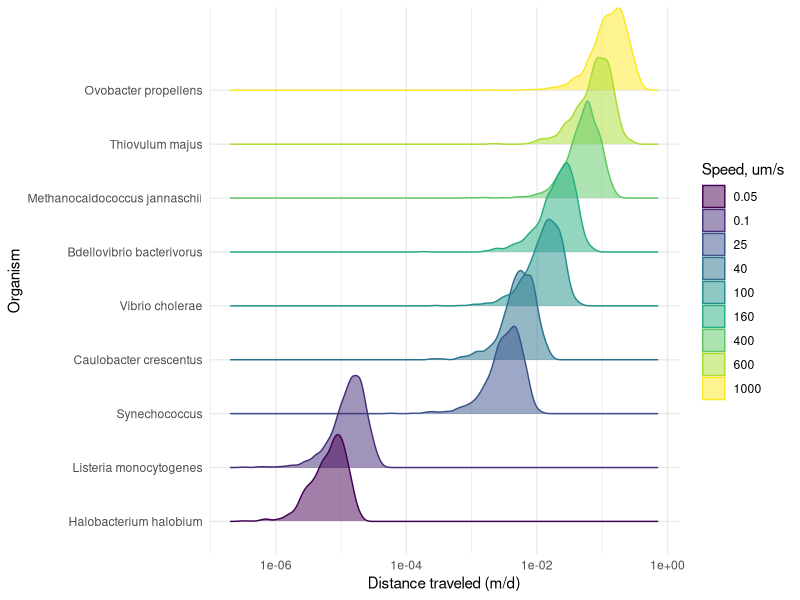
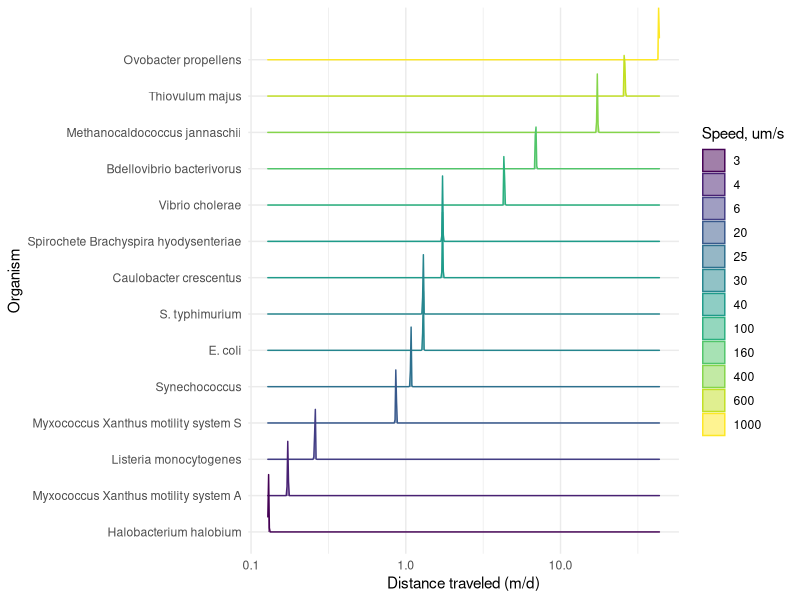
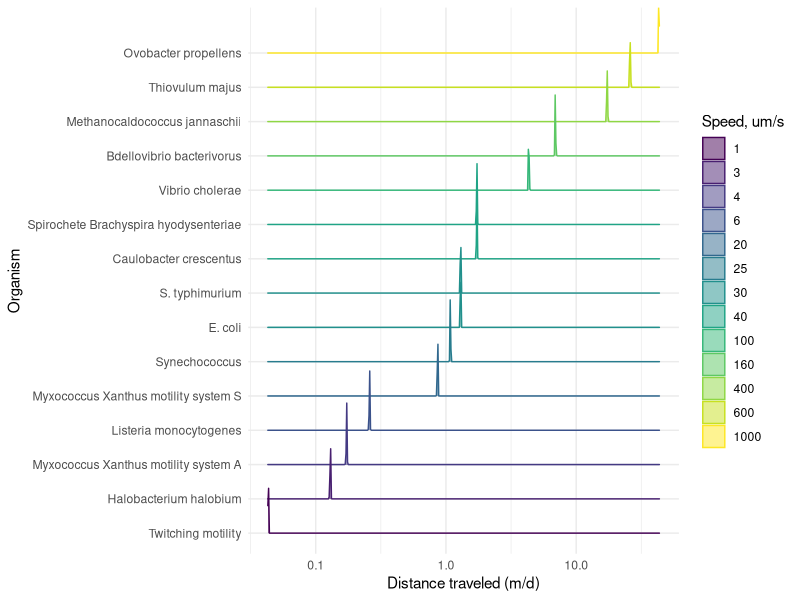
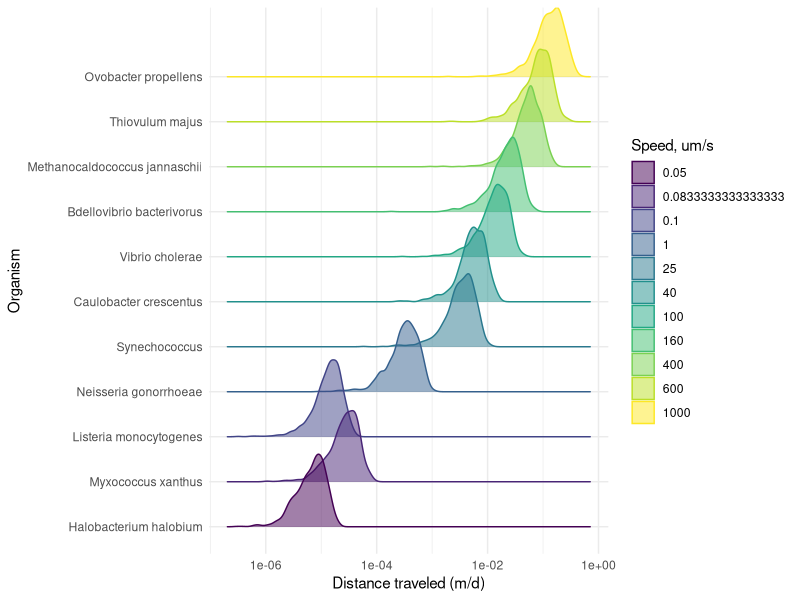

These charts were generated, in order, by the following R code:
library(tidyverse)
library(ggridges)


movements <- read_csv("./movement_rates.csv")

random_distributions <- read_csv(file = "random_movements.csv")
random_distributions_noback <- read_csv(file = "random_movements_noback.csv")
twitching_distributions <- read_csv(file = "twitching_movements.csv")
twitching_distributions_noback <- read_csv(file = "twitching_movements_noback.csv")

random_move_fig <- random_distributions %>% 
  filter(Organism %in% subset(movements, Domain == "Prokaryote")$Organism) %>% 
  mutate(dist_from_center = sqrt((x^2) + (y^2))) %>% 
  mutate(dist_from_center = dist_from_center*(10^-6)) %>% 
  arrange(Speed) %>% 
  mutate(Organism = factor(Organism, levels = unique(Organism), ordered = TRUE)) %>% 
  ggplot(aes(x = dist_from_center, color = as.factor(Speed), y = Organism, fill = as.factor(Speed))) + 
  geom_density_ridges(alpha = 0.5) +
  #facet_wrap(~Organism, scales = "free_y")+
  scale_x_log10() +
  theme_minimal() +
  labs(color = "Speed, um/s", fill = "Speed, um/s",
       x = "Distance traveled (m/d)") +
  scale_color_viridis_d() + 
  scale_fill_viridis_d()
random_move_fig


random_twitching_fig <- random_distributions %>% 
  filter(Organism %in% subset(movements, Domain == "Prokaryote")$Organism) %>% 
  bind_rows(twitching_distributions) %>% 
  mutate(dist_from_center = sqrt((x^2) + (y^2))) %>% 
  mutate(dist_from_center = dist_from_center*(10^-6)) %>% 
  arrange(Speed) %>% 
  mutate(Organism = factor(Organism, levels = unique(Organism), ordered = TRUE)) %>% 
  ggplot(aes(x = dist_from_center, color = as.factor(Speed), y = Organism, fill = as.factor(Speed))) + 
  geom_density_ridges(alpha = 0.5) +
  #facet_wrap(~Organism, scales = "free_y")+
  scale_x_log10() +
  theme_minimal() +
  labs(color = "Speed, um/s", fill = "Speed, um/s",
       x = "Distance traveled (m/d)") +
  scale_color_viridis_d() + 
  scale_fill_viridis_d()
ggsave(filename = "figure_distances_per_day.pdf", plot = random_twitching_fig, width = 8, height = 6)



random_move_noback_fig <- random_distributions_noback %>% 
  filter(Organism %in% subset(movements, Domain == "Prokaryote")$Organism) %>% 
  mutate(dist_from_center = sqrt((x^2) + (y^2))) %>% 
  mutate(dist_from_center = dist_from_center*(10^-6)) %>% 
  arrange(Speed) %>% 
  mutate(Organism = factor(Organism, levels = unique(Organism), ordered = TRUE)) %>% 
  ggplot(aes(x = dist_from_center, color = as.factor(Speed), y = Organism, fill = as.factor(Speed))) + 
  geom_density_ridges(alpha = 0.5) +
  #facet_wrap(~Organism, scales = "free_y")+
  scale_x_log10() +
  theme_minimal() +
  labs(color = "Speed, um/s", fill = "Speed, um/s",
       x = "Distance traveled (m/d)") +
  scale_color_viridis_d() + 
  scale_fill_viridis_d()
random_move_noback_fig


random_twitching_noback_fig <- random_distributions_noback %>% 
  filter(Organism %in% subset(movements, Domain == "Prokaryote")$Organism) %>% 
  bind_rows(twitching_distributions_noback) %>% 
  mutate(dist_from_center = sqrt((x^2) + (y^2))) %>% 
  mutate(dist_from_center = dist_from_center*(10^-6)) %>% 
  arrange(Speed) %>% 
  mutate(Organism = factor(Organism, levels = unique(Organism), ordered = TRUE)) %>% 
  ggplot(aes(x = dist_from_center, color = as.factor(Speed), y = Organism, fill = as.factor(Speed))) + 
  geom_density_ridges(alpha = 0.5) +
  #facet_wrap(~Organism, scales = "free_y")+
  scale_x_log10() +
  theme_minimal() +
  labs(color = "Speed, um/s", fill = "Speed, um/s",
       x = "Distance traveled (m/d)") +
  scale_color_viridis_d() + 
  scale_fill_viridis_d()
random_twitching_noback_fig
